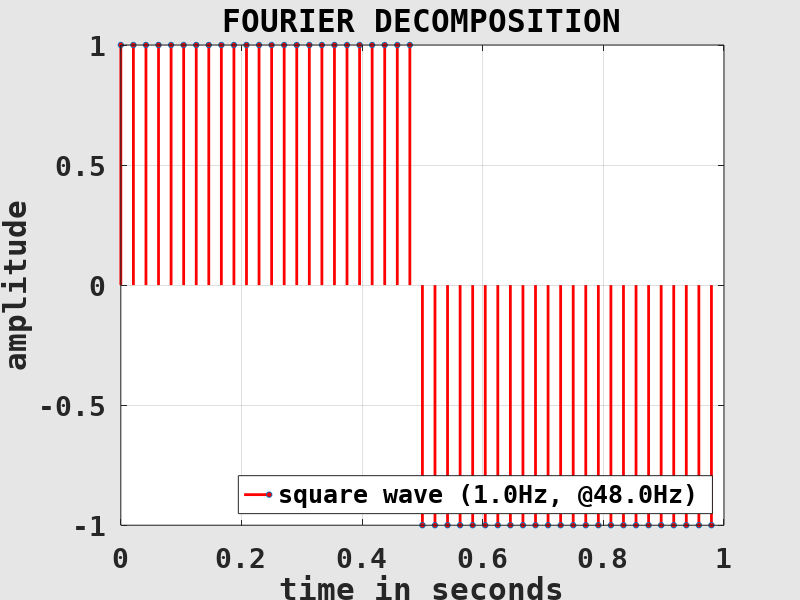
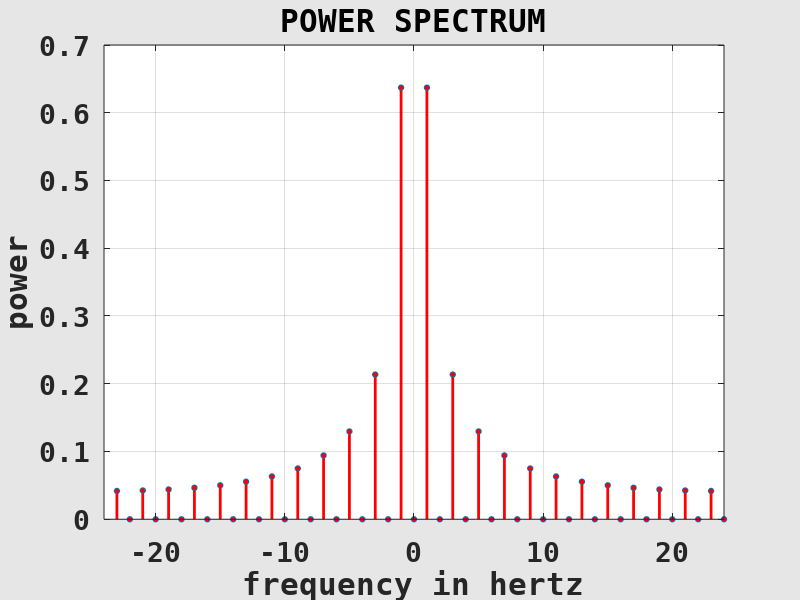

MATLAB code to generate these figures, in order:
clearvars( '-except', '-regexp', '^fig\d*$' );

	% -----------------------------------------------------------------------
	% a discrete test signal (square wave with frequency f and length L)
	% -----------------------------------------------------------------------
f = 1;
L = 1;

fS = 48; % sampling rate, EXERCISE!
N = floor( L * fS );

ti = (0:N-1) / fS; % quantized time values
xi = 2*(2*floor( f * ti ) - floor( 2*f * ti ) + 1) - 1; % quantized square wave

	% -----------------------------------------------------------------------
	% Fourier transform the test signal
	% -----------------------------------------------------------------------
fNy = fS / 2; % Nyquist frequency

Xk = fft( xi ) / N; % complex Fourier coefficients

fk = (0:N-1) / N * fS; % frequency values
fk(fk > fNy) = fk(fk > fNy) - fS; % imply negative frequencies

	% -----------------------------------------------------------------------
	% compute the power spectral density (aka power spectrum)
	% -----------------------------------------------------------------------
Pk = abs( Xk );

%Pk = abs( Xk ) .^ 2;

%Pk(fk < 0) = []; % remove negative frequency components
%fk(fk < 0) = [];

	% -----------------------------------------------------------------------
	% plot Fourier decomposition
	% THIS PART IS NOT IMPORTANT FOR FOLLOWING THE LECTURE!
	% -----------------------------------------------------------------------
if exist( 'fig1', 'var' ) ~= 1 || ~ishandle( fig1 ) % prepare figure window
	fig1 = figure( ...
		'Color', [0.9, 0.9, 0.9], 'InvertHardcopy', 'off', ...
		'PaperPosition', [0, 0, 8, 6], ...
		'defaultAxesFontName', 'DejaVu Sans Mono', 'defaultAxesFontSize', 20, 'defaultAxesFontWeight', 'bold', ...
		'defaultAxesNextPlot', 'add', ...
		'defaultAxesBox', 'on', 'defaultAxesLayer', 'top', ...
		'defaultAxesXGrid', 'on', 'defaultAxesYGrid', 'on' );
end

figure( fig1 ); % set and clear current figure
clf( fig1 );

set( fig1, 'Name', 'FOURIER DECOMPOSITION' ); % set labels
title( get( fig1, 'Name' ) );

xlabel( 'time in seconds' );
ylabel( 'amplitude' );

xlim( [0, L] ); % set axes

stem( ti, xi, ... % plot discrete signal
	'Color', 'red', 'LineWidth', 2, 'MarkerSize', 4, 'MarkerFaceColor', 'red', ...
	'ShowBaseLine', 'off' );

legend( {sprintf( 'square wave (%.1fHz, @%.1fHz)', f, fS )}, ...
	'Location', 'southeast' );

	% -----------------------------------------------------------------------
	% plot power spectrum
	% THIS PART IS NOT IMPORTANT FOR FOLLOWING THE LECTURE!
	% -----------------------------------------------------------------------
if exist( 'fig2', 'var' ) ~= 1 || ~ishandle( fig2 ) % prepare figure window
	fig2 = figure( ...
		'Color', [0.9, 0.9, 0.9], 'InvertHardcopy', 'off', ...
		'PaperPosition', [0, 0, 8, 6], ...
		'defaultAxesFontName', 'DejaVu Sans Mono', 'defaultAxesFontSize', 20, 'defaultAxesFontWeight', 'bold', ...
		'defaultAxesNextPlot', 'add', ...
		'defaultAxesBox', 'on', 'defaultAxesLayer', 'top', ...
		'defaultAxesXGrid', 'on', 'defaultAxesYGrid', 'on' );
end

figure( fig2 ); % set and clear current figure
clf( fig2 );

set( fig2, 'Name', 'POWER SPECTRUM' ); % set labels
title( get( fig2, 'Name' ) );

xlabel( 'frequency in hertz' );
ylabel( 'power' );

xlim( [-fS, fS] / 2 ); % set axes

stem( fk, Pk, ... % plot power spectrum
	'Color', 'red', 'LineWidth', 2, 'MarkerSize', 4, 'MarkerFaceColor', 'red', ...
	'ShowBaseLine', 'off' );

	% DEBUG
pow1 = mean( xi .* xi )
pow2 = sum( Pk )

	% -----------------------------------------------------------------------
	% write plot images
	% THIS PART IS NOT IMPORTANT FOR FOLLOWING THE LECTURE!
	% -----------------------------------------------------------------------
print( fig1, 'fdomain_decomp', '-depsc2' );
print( fig2, 'fdomain_powspec', '-depsc2' );
